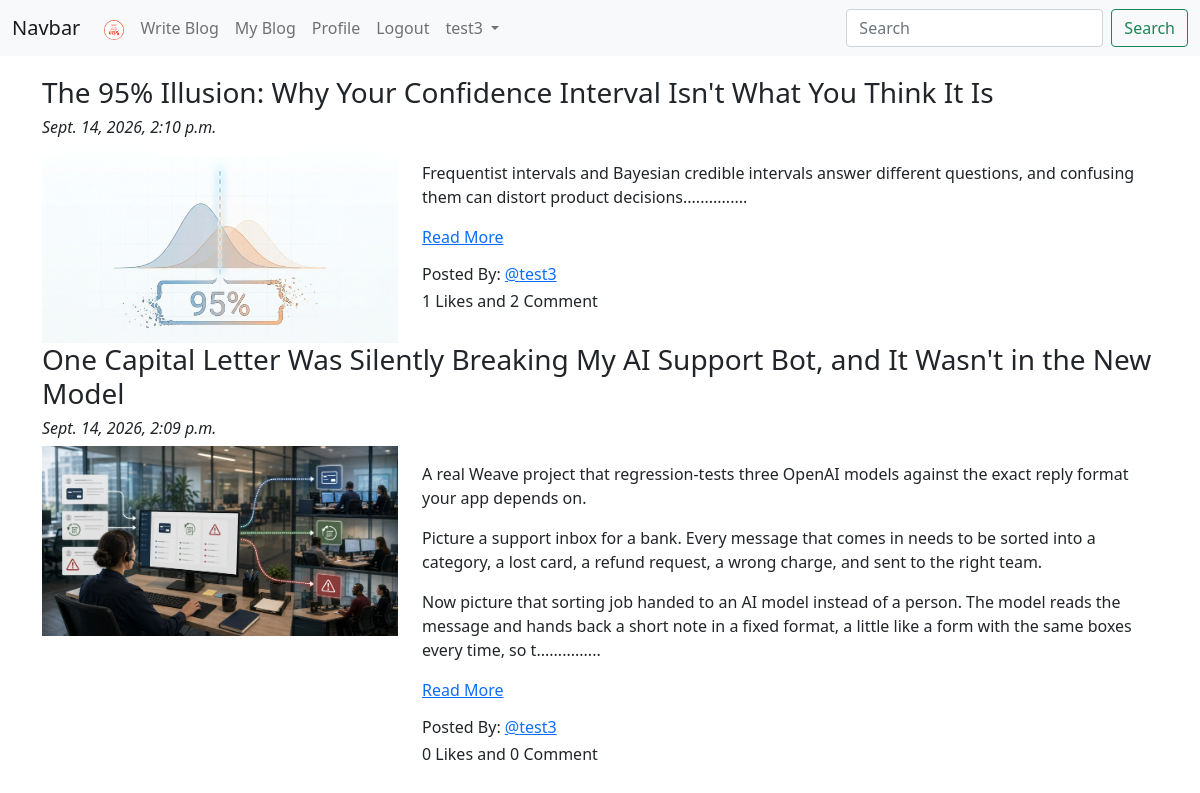
Screenshot of /blog/ (signed in) with the database file from the repository.
### App_Blog/models.py (models this page shows, shortened)
class Blog(models.Model):
    author = models.ForeignKey(User,on_delete=models.CASCADE, related_name='post_author')
    blog_title = models.CharField(max_length=264, verbose_name="Put a Title")
    slug = models.SlugField(max_length=264, unique=True)
    blog_content = models.TextField(verbose_name='What is on Your Mind')
    blog_image = models.ImageField(upload_to='blog_images', verbose_name='Image')
    publish_date = models.DateTimeField(auto_now_add=True)
    update_date = models.DateTimeField(auto_now=True)
    class Meta:
        ordering = ['-publish_date']

### App_Blog/views.py (the view)
# urls.py: path('', views.BlogList.as_view(), name='blog_list'),
class BlogList(ListView):
    context_object_name = 'blogs'
    model = Blog
    template_name = 'App_Blog/blog_list.html'

### App_Blog/templatetags/custom_filters.py (called while the page is built)
def range_filter(value):
    return value[0:500]+"..............."

### templates/App_Blog/blog_list.html (shortened to what this page needs)
{% extends "base.html" %}
{% load custom_filters %}
{% block body_block %}
{% for blog in blogs %}
<h3>{{blog.blog_title}}</h3>
<h6><em>{{blog.publish_date}}</em></h6>
<div class='row'>
    <div class='col-sm-4'>
        <img src="/media/{{blog.blog_image}}" alt="{{blog.blog_title}}" title={{blog.blog_title}} width='100%'>
    </div>
    <div class='col-sm-8'>
        <p>{{blog.blog_content|range_filter|linebreaks}} <a href="{% url 'App_Blog:blog_details' slug=blog.slug %}">Read More</a> </p>
        <h6>Posted By: <a href="#">@{{blog.author}}</a></h6>
        <h6>{{blog.liked_blog.count}} Likes and {{blog.blog_comment.count}} Comment</h6>
    </div>
</div>
{% endfor %}
{% endblock  %}

### templates/base.html (shortened to what this page needs)
<!DOCTYPE html>
<html lang="en">
<head>
    <link rel="stylesheet" href="https://cdnjs.cloudflare.com/ajax/libs/font-awesome/7.3.1/css/all.css">
    <link href="https://cdn.jsdelivr.net/npm/bootstrap@5.0.2/dist/css/bootstrap.min.css" rel="stylesheet">
</head>
<body>
<nav class="navbar navbar-expand-lg navbar-light bg-light">
  <div class="container-fluid">
    <a class="navbar-brand" href="#">Navbar</a>
    <div class="collapse navbar-collapse" id="navbarSupportedContent">
      <ul class="navbar-nav me-auto mb-2 mb-lg-0">
        <li class="nav-item">
          <a class="nav-link active" aria-current="page" href="{% url 'index' %}"><img src="/media/blog_images/blog.png" alt="" height='20' width='20' class='rounded-circle'></a>
        </li>
        {% if user.is_authenticated %}
        <li class="nav-item">
          <a class="nav-link" href="{% url 'App_Blog:create_blog' %}">Write Blog</a>
        </li>
        <li class="nav-item">
          <a class="nav-link" href="{% url 'App_Blog:my_blogs' %}">My Blog</a>
        </li>
        <li class="nav-item">
          <a class="nav-link" href="{% url 'App_Login:profile' %}">Profile</a>
        </li>
        <li class="nav-item">
          <a class="nav-link" href="{% url 'App_Login:logout' %}">Logout</a>
        </li>
{% endif %}
        {% if user.is_authenticated %}
        <li class="nav-item dropdown">
          <a class="nav-link dropdown-toggle" href="#" id="navbarDropdown" role="button" data-bs-toggle="dropdown" aria-expanded="false">
            {{user.username}}
          </a>
        </li>
        {% endif %}
      </ul>
      <form class="d-flex">
        <input class="form-control me-2" type="search" placeholder="Search" aria-label="Search">
        <button class="btn btn-outline-success" type="submit">Search</button>
      </form>
    </div>
  </div>
</nav>
<div class='container' style='padding-top: 20px'>
    {% block body_block %}
    {% endblock  %}
</div>
</body>
</html>

### rows the page displays
Blog: blog_title "The 95% Illusion: Why Your Confidence Interval Isn't What You Think It Is", publish_date "Sept. 14, 2026, 2:10 p.m.", blog_image (picture), blog_content|range_filter "Frequentist intervals and Bayesian credible intervals answer different questions, and confusing them can distort product decisions...............", author "test3", liked_blog.count "1", blog_comment.count "2"
Blog: blog_title "One Capital Letter Was Silently Breaking My AI Support Bot, and It Wasn't in the New Model", publish_date "Sept. 14, 2026, 2:09 p.m.", blog_image (picture), blog_content|range_filter "A real Weave project that regression-tests three OpenAI models against the exact reply format your app depends on. Picture a support inbox for a bank. Every message that comes in needs to be sorted into a category, a lost card, a refund request, a wrong charge, and sent to the right team. Now picture that sorting job handed to an AI model instead of a person. The model reads the message and hands back a short note in a fixed format, a little like a form with the same boxes every time, so t...............", author "test3", liked_blog.count "0", blog_comment.count "0"

### other values shown
{{ user.username }} "test3"
